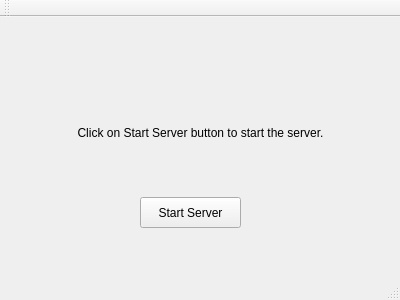
<?xml version="1.0" encoding="UTF-8"?>
<ui version="4.0">
 <class>MainWindow</class>
 <widget class="QMainWindow" name="MainWindow">
  <property name="geometry">
   <rect>
    <x>0</x>
    <y>0</y>
    <width>400</width>
    <height>300</height>
   </rect>
  </property>
  <property name="windowTitle">
   <string>Server</string>
  </property>
  <widget class="QWidget" name="centralWidget">
   <widget class="QWidget" name="gridLayoutWidget">
    <property name="geometry">
     <rect>
      <x>20</x>
      <y>50</y>
      <width>361</width>
      <height>131</height>
     </rect>
    </property>
    <layout class="QGridLayout" name="gridLayout">
     <item row="0" column="0">
      <widget class="QLabel" name="statusLabel">
       <property name="sizePolicy">
        <sizepolicy hsizetype="Preferred" vsizetype="Preferred">
         <horstretch>0</horstretch>
         <verstretch>0</verstretch>
        </sizepolicy>
       </property>
       <property name="layoutDirection">
        <enum>Qt::LeftToRight</enum>
       </property>
       <property name="text">
        <string>Click on Start Server button to start the server.</string>
       </property>
       <property name="scaledContents">
        <bool>false</bool>
       </property>
       <property name="alignment">
        <set>Qt::AlignCenter</set>
       </property>
       <property name="wordWrap">
        <bool>true</bool>
       </property>
      </widget>
     </item>
    </layout>
   </widget>
   <widget class="QPushButton" name="startServerButton">
    <property name="geometry">
     <rect>
      <x>140</x>
      <y>180</y>
      <width>101</width>
      <height>31</height>
     </rect>
    </property>
    <property name="sizePolicy">
     <sizepolicy hsizetype="Preferred" vsizetype="Preferred">
      <horstretch>0</horstretch>
      <verstretch>0</verstretch>
     </sizepolicy>
    </property>
    <property name="layoutDirection">
     <enum>Qt::LeftToRight</enum>
    </property>
    <property name="text">
     <string>Start Server</string>
    </property>
    <property name="iconSize">
     <size>
      <width>12</width>
      <height>12</height>
     </size>
    </property>
    <property name="checkable">
     <bool>false</bool>
    </property>
   </widget>
  </widget>
  <widget class="QMenuBar" name="menuBar">
   <property name="geometry">
    <rect>
     <x>0</x>
     <y>0</y>
     <width>400</width>
     <height>23</height>
    </rect>
   </property>
  </widget>
  <widget class="QToolBar" name="mainToolBar">
   <attribute name="toolBarArea">
    <enum>TopToolBarArea</enum>
   </attribute>
   <attribute name="toolBarBreak">
    <bool>false</bool>
   </attribute>
  </widget>
  <widget class="QStatusBar" name="statusBar"/>
 </widget>
 <layoutdefault spacing="6" margin="11"/>
 <resources/>
 <connections/>
</ui>
